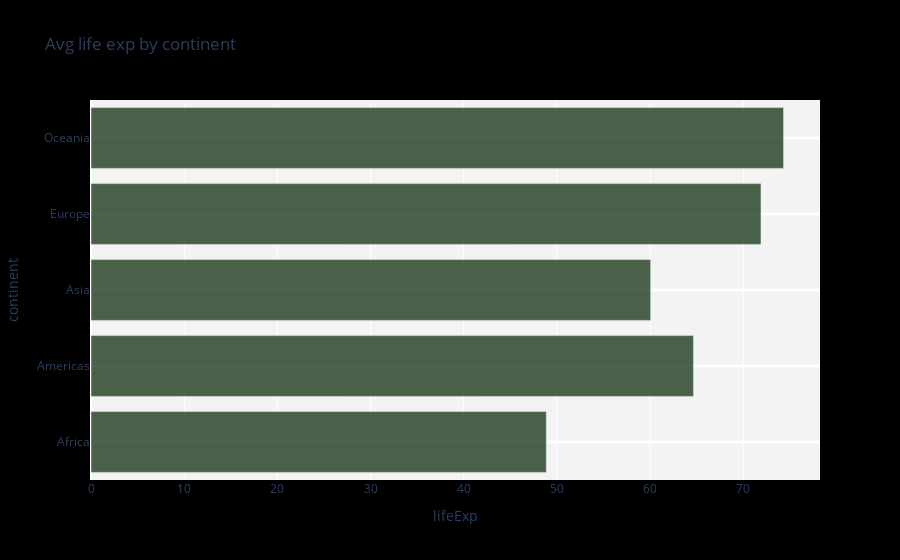

Notebook code cell kept with this figure:
### Code cell
import plotly.express as px
import plotly.graph_objects as go

df = px.data.gapminder() #.query("continent=='Oceania'")
df = df.groupby('continent')['lifeExp'].agg('mean').reset_index()

col_x, col_y = 'lifeExp', 'continent'

fig = go.Figure()
fig.add_trace(
    go.Bar(
        x = df[col_x],
        y = df[col_y],
        orientation='h',
        marker = dict(color='#123111', opacity=0.75),
        hovertemplate= '<br>%{y}: %{x:.2f}%<br>',
        name='', # sometimes plotly can through a "trace 0" when hovering, so best to overide trace name.
    )    
)
fig.update_layout(
    title='Avg life exp by continent',
    xaxis=dict(title=col_x),
    yaxis=dict(
        title=col_y,
        gridcolor='White',
        gridwidth=3,
    ),
    paper_bgcolor='rgb(0,0,0,0)',
    plot_bgcolor='rgb(243, 243, 243)',
)
fig.show()

### Figure 1 — Plotly figure (JSON) as saved in the notebook; plotly's stock layout.template omitted (floating-point values rounded to 4 significant figures)
{"data": [{"hovertemplate": "<br>%{y}: %{x:.2f}%<br>", "marker": {"color": "#123111", "opacity": 0.75}, "name": "", "orientation": "h", "type": "bar", "x": [48.87, 64.66, 60.06, 71.9, 74.33], "y": ["Africa", "Americas", "Asia", "Europe", "Oceania"]}], "layout": {"paper_bgcolor": "rgb(0,0,0,0)", "plot_bgcolor": "rgb(243, 243, 243)", "title": {"text": "Avg life exp by continent"}, "xaxis": {"title": {"text": "lifeExp"}}, "yaxis": {"gridcolor": "White", "gridwidth": 3, "title": {"text": "continent"}}}}
